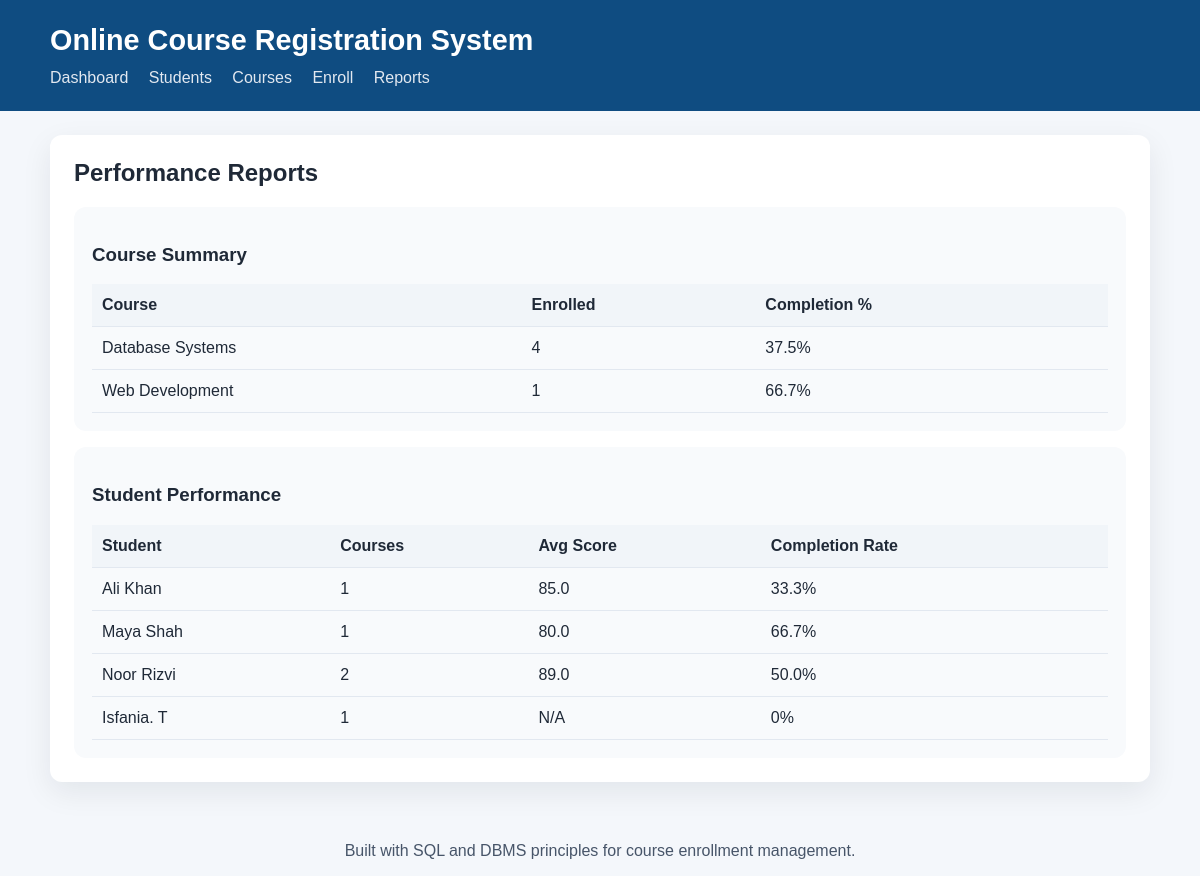
The page /report on the database as committed earlier.
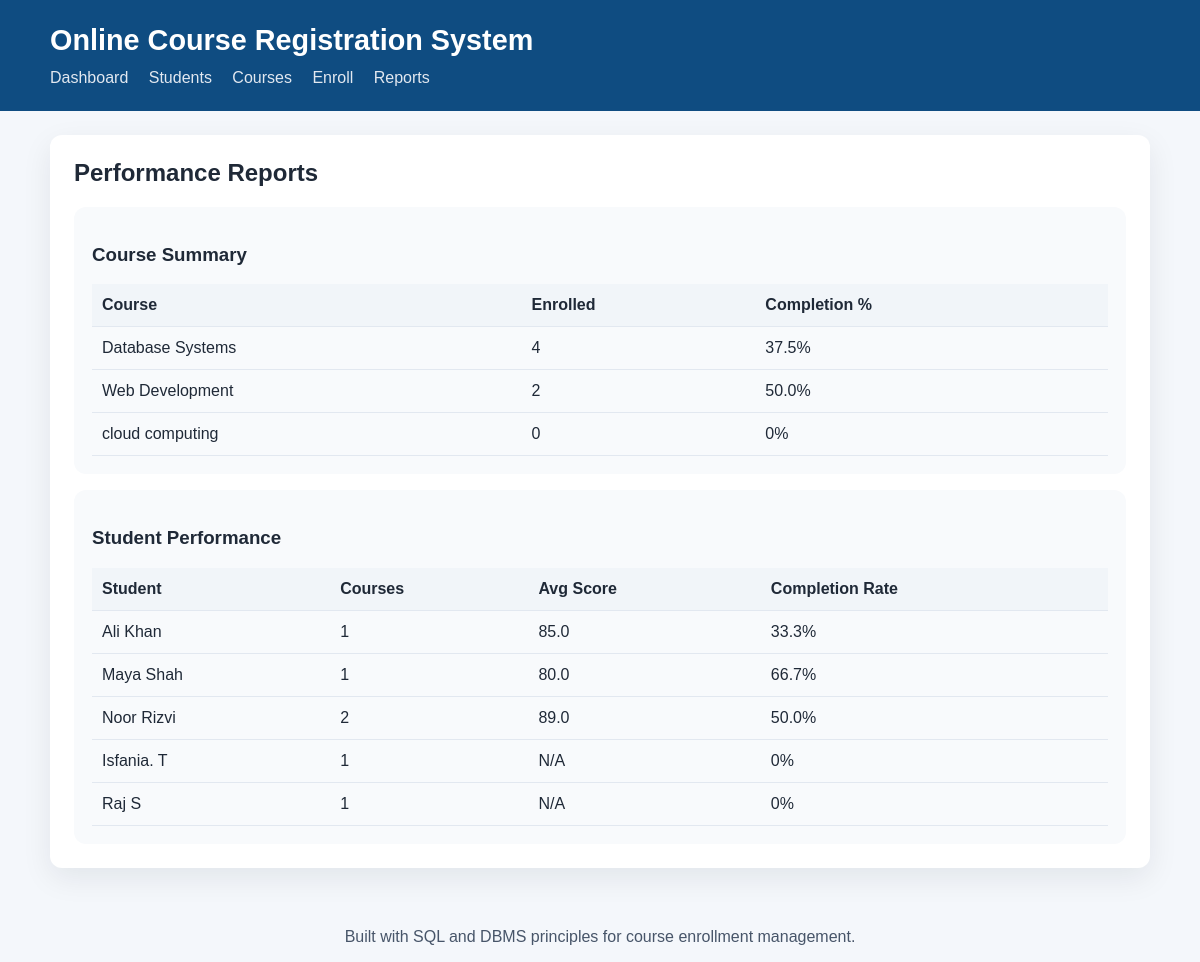
The same page on the database as committed later.
### tables this page shows
CREATE TABLE courses (
    course_id INTEGER PRIMARY KEY AUTOINCREMENT,
    title TEXT NOT NULL,
    description TEXT NOT NULL,
    instructor_id INTEGER NOT NULL,
    start_date TEXT NOT NULL,
    end_date TEXT NOT NULL,
    capacity INTEGER NOT NULL DEFAULT 50,
    FOREIGN KEY (instructor_id) REFERENCES instructors(instructor_id) ON DELETE CASCADE
);

CREATE TABLE students (
    student_id INTEGER PRIMARY KEY AUTOINCREMENT,
    first_name TEXT NOT NULL,
    last_name TEXT NOT NULL,
    email TEXT UNIQUE NOT NULL,
    enrollment_date TEXT NOT NULL DEFAULT (date('now'))
);

### app.py (the view)
@app.route('/report')
def report():
    conn = get_db_connection()
    course_reports = conn.execute(
        '''
        SELECT
            c.course_id,
            c.title,
            COUNT(DISTINCT e.student_id) AS enrolled_students,
            ROUND(AVG(CASE WHEN p.completed = 1 THEN 1.0 ELSE 0.0 END) * 100, 1) AS completion_percentage
        FROM courses c
        LEFT JOIN enrollments e ON c.course_id = e.course_id
        LEFT JOIN progress p ON e.enrollment_id = p.enrollment_id
        GROUP BY c.course_id
        '''
    ).fetchall()
    student_reports = conn.execute(
        '''
        SELECT
            s.student_id,
            s.first_name || ' ' || s.last_name AS student_name,
            COUNT(DISTINCT e.course_id) AS courses_enrolled,
            ROUND(AVG(p.score), 1) AS average_score,
            ROUND(AVG(CASE WHEN p.completed = 1 THEN 1.0 ELSE 0.0 END) * 100, 1) AS completion_rate
        FROM students s
        LEFT JOIN enrollments e ON s.student_id = e.student_id
        LEFT JOIN progress p ON e.enrollment_id = p.enrollment_id
        GROUP BY s.student_id
        '''
    ).fetchall()
    conn.close()
    return render_template('reports.html', course_reports=course_reports, student_reports=student_reports)

### app.py (called while the page is built)
def get_db_connection():
    conn = sqlite3.connect(DB_PATH)
    conn.row_factory = sqlite3.Row
    conn.execute('PRAGMA foreign_keys = ON;')
    return conn

### templates/reports.html
{% extends 'base.html' %}
{% block content %}
  <section class="panel">
    <h2>Performance Reports</h2>
    <div class="report-grid">
      <div class="card wide">
        <h3>Course Summary</h3>
        <table>
          <thead>
            <tr>
              <th>Course</th>
              <th>Enrolled</th>
              <th>Completion %</th>
            </tr>
          </thead>
          <tbody>
            {% for report in course_reports %}
              <tr>
                <td>{{ report.title }}</td>
                <td>{{ report.enrolled_students }}</td>
                <td>{{ report.completion_percentage or 0 }}%</td>
              </tr>
            {% endfor %}
          </tbody>
        </table>
      </div>
      <div class="card wide">
        <h3>Student Performance</h3>
        <table>
          <thead>
            <tr>
              <th>Student</th>
              <th>Courses</th>
              <th>Avg Score</th>
              <th>Completion Rate</th>
            </tr>
          </thead>
          <tbody>
            {% for report in student_reports %}
              <tr>
                <td>{{ report.student_name }}</td>
                <td>{{ report.courses_enrolled }}</td>
                <td>{{ report.average_score or 'N/A' }}</td>
                <td>{{ report.completion_rate or 0 }}%</td>
              </tr>
            {% endfor %}
          </tbody>
        </table>
      </div>
    </div>
  </section>
{% endblock %}

### templates/base.html (shortened to what this page needs)
<!doctype html>
<html lang="en">
  <head>
    <link rel="stylesheet" href="/static/styles.css">
  </head>
  <body>
    <header>
      <div class="container">
        <h1>Online Course Registration System</h1>
        <nav>
          <a href="/">Dashboard</a>
          <a href="/students">Students</a>
          <a href="/courses">Courses</a>
          <a href="/enroll">Enroll</a>
          <a href="/report">Reports</a>
        </nav>
      </div>
    </header>
    <main class="container">
      {% block content %}{% endblock %}
    </main>
    <footer>
      <div class="container">Built with SQL and DBMS principles for course enrollment management.</div>
    </footer>
  </body>
</html>

### static/styles.css (style rules this page uses)
body { margin: 0; font-family: Arial, sans-serif; background: #f4f7fb; color: #1f2937; }
header { background: #0f4c81; color: #fff; padding: 24px 0; }
header h1 { margin: 0; font-size: 1.8rem; }
.container { width: min(1100px, 94%); margin: 0 auto; }
nav { margin-top: 12px; }
nav a { color: #e2e8f0; text-decoration: none; margin-right: 16px; }
main { padding: 24px 0; }
.panel { background: #fff; padding: 24px; margin-bottom: 20px; border-radius: 12px; box-shadow: 0 10px 30px rgba(15, 23, 42, 0.08); }
h2 { margin-top: 0; }
.summary-grid, .report-grid { display: grid; gap: 16px; }
.card { background: #f8fafc; padding: 18px; border-radius: 12px; }
.card.wide { grid-column: span 1; }
table { width: 100%; border-collapse: collapse; margin-top: 16px; }
table th, table td { text-align: left; padding: 12px 10px; border-bottom: 1px solid #e2e8f0; }
table th { background: #f1f5f9; }
footer { padding: 16px 0; text-align: center; color: #475569; }

Rows that differ between the two databases and show on the page:
computed for courses "Web Development": enrolled_students "1" → "2"; completion_percentage "66.7" → "50.0"
added courses: title "cloud computing", enrolled_students "0", completion_percentage "0"
added students: student_name "Raj S", courses_enrolled "1", average_score "N/A", completion_rate "0"
